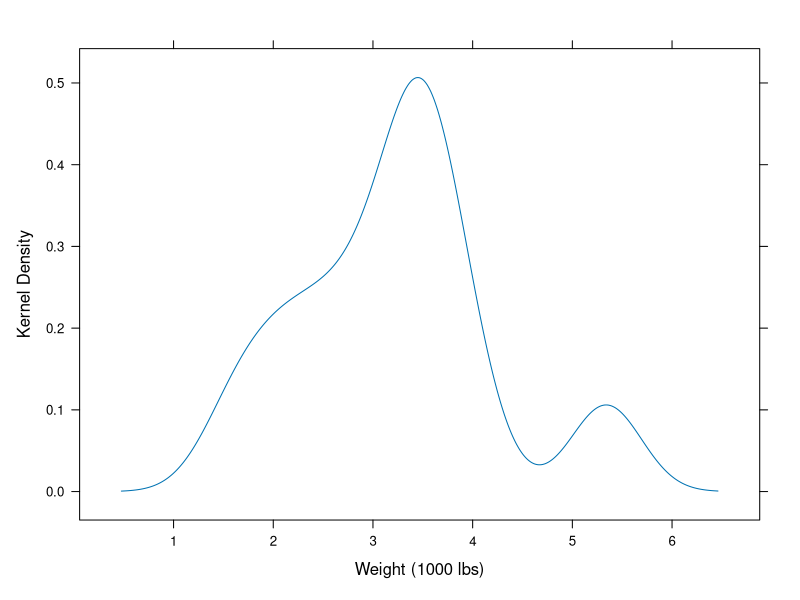
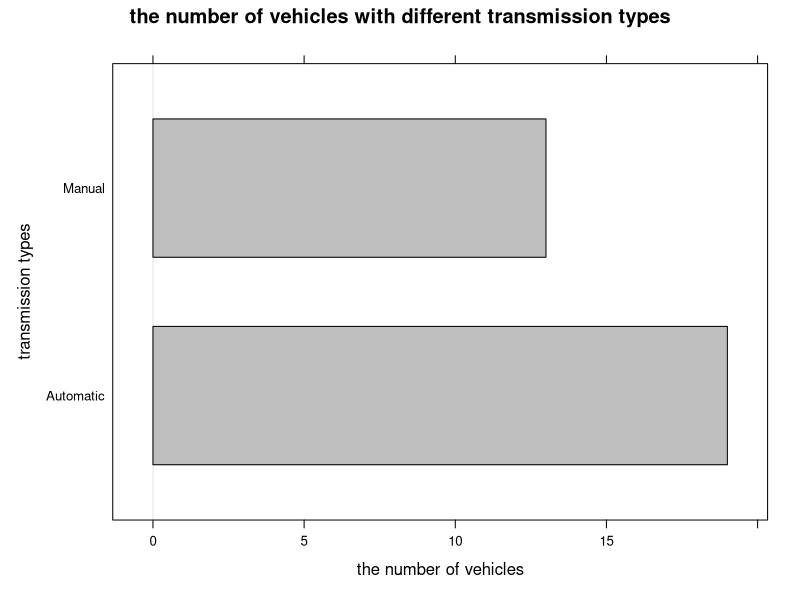
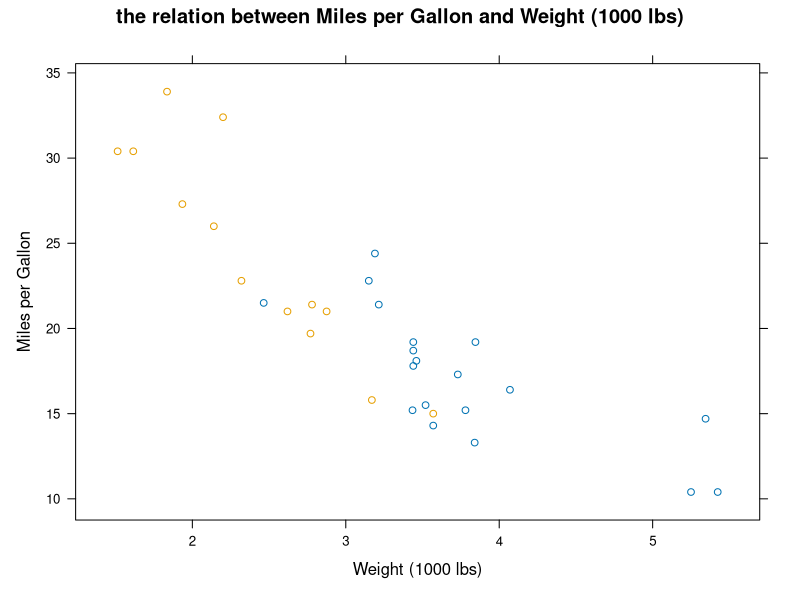
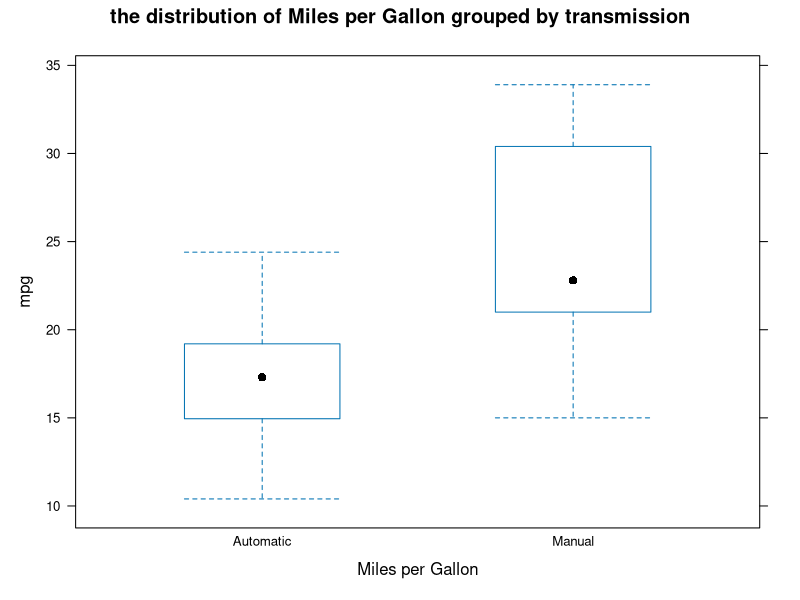

These charts were generated, in order, by the following R code:
## ---- chunk 1
knitr::opts_chunk$set(
    echo = TRUE,
    warning = FALSE,
    message = FALSE)
## ---- chunk 2
# data prep
library("lattice")
library("dplyr")
data(mtcars)
head(mtcars)
## ---- chunk 3
# the density plot of Weight
attach(mtcars)
densityplot( ~ wt,
        xlab = "Weight (1000 lbs)",
        ylab = "Kernel Density",
        plot.points = FALSE
    )
## ---- chunk 4
mtcars <- transform(
                mtcars,
                transmission = ifelse(
                    am == 0, "Automatic", "Manual"
                )
            )
# change the data type from the character into the factor
mtcars$transmission <- as.factor(mtcars$transmission)
head(mtcars$transmission)
class(mtcars$transmission)
## ---- chunk 5
barchart(
        mtcars$transmission,
        horiz = TRUE,
        main = "the number of vehicles with different transmission types",
        xlab = "the number of vehicles",
        ylab = "transmission types",
        col = "grey"
    )
## ---- chunk 6
xyplot(
    mpg ~ wt,
    data = mtcars,
    groups = transmission,
    xlab = "Weight (1000 lbs)",
    ylab = "Miles per Gallon",
    main = "the relation between Miles per Gallon and Weight (1000 lbs)"
    )
## ---- chunk 7
attach(mtcars)
bwplot(mpg ~ transmission,
    xlab = "Miles per Gallon",
    main = "the distribution of Miles per Gallon grouped by transmission"
    )
